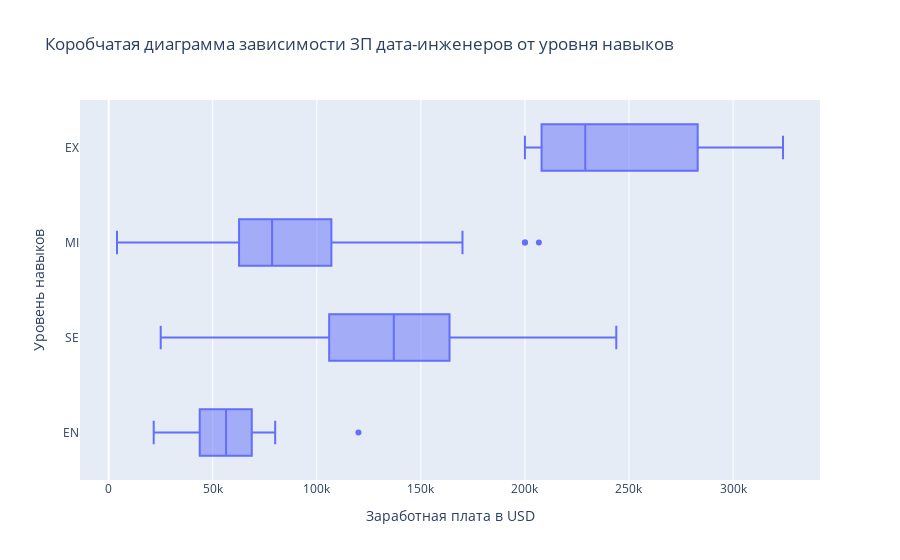

Notebook cell for this chart:
### Markdown cell above
Посмотрим на градацию заработной платы в зависимости от уровня навыков работника (Среди дата-инженеров и дата-саентистов)

### Code cell
# ЗП дата-инженеров

fig4 = px.box(
    data_frame=data_engineer_mask,
    x = 'salary_in_usd',
    y = 'experience_level',
    title='Коробчатая диаграмма зависимости ЗП дата-инженеров от уровня навыков',
    labels={'experience_level':'Уровень навыков',
            'salary_in_usd':'Заработная плата в USD'}
)

fig4

### Figure 1 — Plotly figure (JSON) as saved in the notebook; plotly's stock layout.template omitted (floating-point values rounded to 4 significant figures; data arrays with more than 128 entries replaced by an {"elided": "..."} marker saying what was removed)
{"data": [{"alignmentgroup": "True", "hovertemplate": "Заработная плата в USD=%{x}<br>Уровень навыков=%{y}<extra></extra>", "legendgroup": "", "marker": {"color": "#636efa"}, "name": "", "notched": false, "offsetgroup": "", "orientation": "h", "showlegend": false, "type": "box", "x": {"elided": "132 int values"}, "x0": " ", "xaxis": "x", "y": {"elided": "132 str values"}, "y0": " ", "yaxis": "y"}], "layout": {"boxmode": "group", "legend": {"tracegroupgap": 0}, "title": {"text": "Коробчатая диаграмма зависимости ЗП дата-инженеров от уровня навыков"}, "xaxis": {"anchor": "y", "domain": [0, 1], "title": {"text": "Заработная плата в USD"}}, "yaxis": {"anchor": "x", "domain": [0, 1], "title": {"text": "Уровень навыков"}}}}
